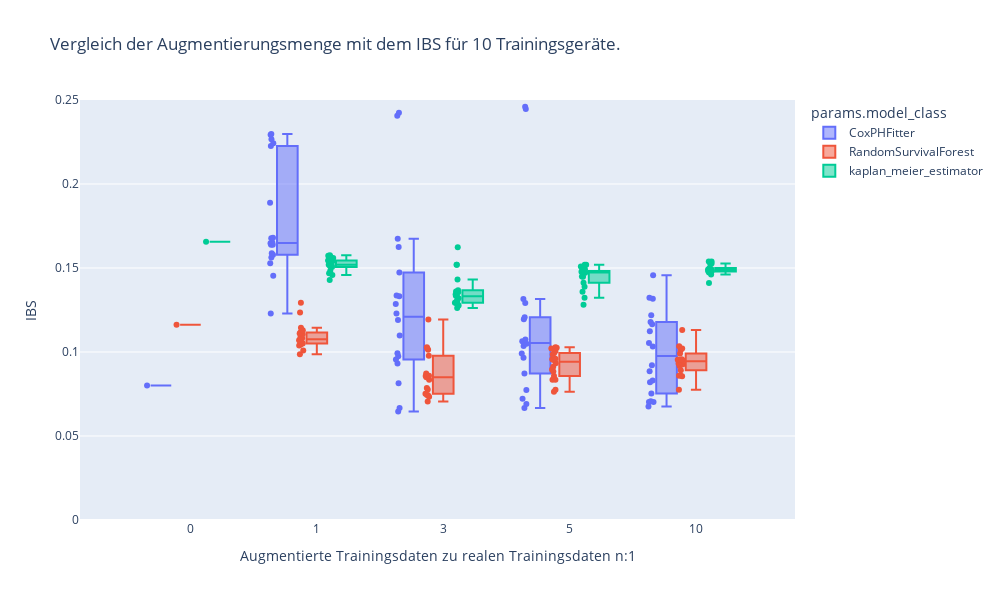
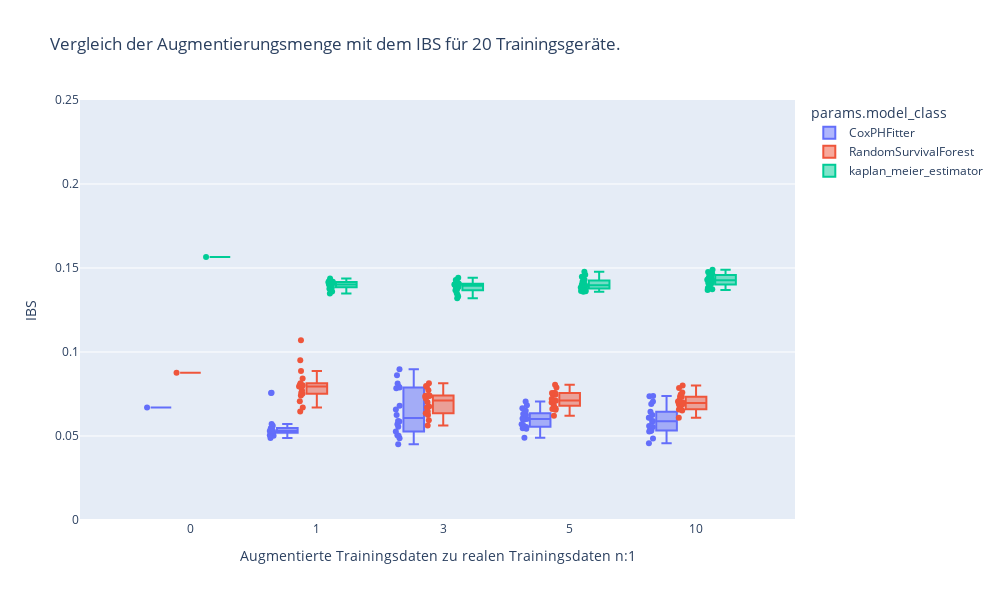

Write notebook code for charts like these, in order.
### Code cell
fig_grid = latex_figs.LatexSubfigureGrid(
    label="comp_n_aug_ibs",
    caption="Vergleich der Augmentierungsmenge mit dem \gls{ibs}, Unterteilt nach Anzahl der Trainingsgeräten.",
)

for n_dev in sorted(runs_df["params.n_dev"].unique(), reverse=False):
    plot_df = runs_df.sort_values(by=["params.model_class"], ascending=True)[
        (runs_df["params.n_dev"] == n_dev)
    ]

    x_order = ["0", "1", "3", "5"]

    title = (
        f"Vergleich der Augmentierungsmenge mit dem IBS für {n_dev} Trainingsgeräte."
    )
    fig = px.box(
        plot_df,
        x="params.n_aug",
        y="metrics.ibs",
        color="params.model_class",
        title=title,
        points="all",
        category_orders={"params.n_aug": x_order},
        width=1000,
        height=600,
    )
    fig.update_yaxes(range=[0, 0.25], title="IBS")
    fig.update_xaxes(title="Augmentierte Trainingsdaten zu realen Trainingsdaten n:1")
    fig.show()
    if SAVE_FIGS:
        subfig = latex_figs.LatexSubfigure(
            f"resources/figures/survival_results/comp_n_aug_{n_dev}_ibs.png",
            fig,
            caption=f"{n_dev} Trainingsgeräte",
        )
        fig_grid.add_subfigure(subfig)
        fig_grid.add_newline()
fig_grid.save_figure()
fig_grid.write_latex_code_to_file(
    "comp_n_aug_ibs.tex"
)

### Figure 1 — Plotly figure (JSON) as saved in the notebook; plotly's stock layout.template omitted (floating-point values rounded to 4 significant figures)
{"data": [{"alignmentgroup": "True", "boxpoints": "all", "hovertemplate": "params.model_class=CoxPHFitter<br>params.n_aug=%{x}<br>metrics.ibs=%{y}<extra></extra>", "legendgroup": "CoxPHFitter", "marker": {"color": "#636efa"}, "name": "CoxPHFitter", "notched": false, "offsetgroup": "CoxPHFitter", "orientation": "v", "showlegend": true, "type": "box", "x": ["3", "5", "5", "3", "1", "1", "3", "3", "1", "3", "3", "10", "1", "1", "3", "10", "1", "10", "10", "1", "5", "3", "10", "3", "10", "3", "1", "1", "3", "10", "10", "5", "5", "3", "5", "5", "3", "10", "1", "1", "5", "5", "1", "5", "3", "10", "10", "3", "1", "0", "3", "1", "5", "5", "10", "5", "5", "10", "5", "1", "1", "3", "3", "10", "5", "10", "10", "1", "10", "5", "10", "5", "1"], "x0": " ", "xaxis": "x", "y": [0.1624, 0.09916, 0.246, 0.1332, 0.1638, 0.2243, 0.0956, 0.1336, 0.168, 0.09919, 0.06457, 0.09215, 0.1229, 0.1647, 0.1229, 0.1032, 0.1888, 0.1054, 0.07025, 0.158, 0.1063, 0.1098, 0.06762, 0.1674, 0.1179, 0.1285, 0.1638, 0.2293, 0.119, 0.08204, 0.1123, 0.105, 0.07742, 0.09752, 0.08717, 0.09653, 0.06662, 0.07532, 0.2267, 0.2227, 0.1196, 0.1057, 0.1528, 0.1207, 0.2425, 0.07063, 0.1457, 0.08136, 0.1651, 0.08005, 0.09319, 0.1563, 0.07216, 0.1291, 0.0703, 0.06669, 0.1315, 0.08305, 0.1074, 0.1678, 0.1588, 0.1473, 0.2406, 0.1165, 0.1036, 0.1219, 0.1317, 0.2298, 0.08857, 0.069, 0.1323, 0.2446, 0.1454], "y0": " ", "yaxis": "y"}, {"alignmentgroup": "True", "boxpoints": "all", "hovertemplate": "params.model_class=RandomSurvivalForest<br>params.n_aug=%{x}<br>metrics.ibs=%{y}<extra></extra>", "legendgroup": "RandomSurvivalForest", "marker": {"color": "#EF553B"}, "name": "RandomSurvivalForest", "notched": false, "offsetgroup": "RandomSurvivalForest", "orientation": "v", "showlegend": true, "type": "box", "x": ["5", "10", "5", "3", "1", "3", "5", "3", "10", "1", "10", "3", "5", "5", "10", "3", "1", "10", "10", "1", "10", "5", "5", "5", "1", "10", "1", "10", "10", "3", "5", "1", "1", "1", "1", "10", "10", "10", "1", "3", "3", "3", "5", "10", "3", "0", "5", "3", "10", "5", "10", "1", "10", "3", "3", "1", "3", "3", "1", "5", "5", "1", "1", "5", "5", "3", "5", "3", "10", "1", "3", "5", "1"], "x0": " ", "xaxis": "x", "y": [0.09602, 0.09532, 0.07749, 0.08714, 0.1116, 0.1028, 0.09524, 0.09775, 0.08609, 0.1044, 0.1022, 0.07422, 0.0933, 0.09844, 0.1035, 0.07857, 0.1144, 0.09163, 0.08585, 0.1236, 0.08553, 0.07629, 0.08565, 0.08963, 0.1106, 0.09913, 0.113, 0.09253, 0.1132, 0.07766, 0.1021, 0.1061, 0.1294, 0.1081, 0.101, 0.08918, 0.09572, 0.09319, 0.1039, 0.0744, 0.08504, 0.08351, 0.1025, 0.07753, 0.1022, 0.1162, 0.09562, 0.07331, 0.09558, 0.09118, 0.1011, 0.1087, 0.09508, 0.07512, 0.08582, 0.1111, 0.0706, 0.1013, 0.107, 0.0835, 0.09939, 0.1052, 0.1055, 0.1028, 0.08342, 0.08569, 0.08842, 0.08481, 0.09385, 0.1051, 0.1193, 0.1006, 0.0986], "y0": " ", "yaxis": "y"}, {"alignmentgroup": "True", "boxpoints": "all", "hovertemplate": "params.model_class=kaplan_meier_estimator<br>params.n_aug=%{x}<br>metrics.ibs=%{y}<extra></extra>", "legendgroup": "kaplan_meier_estimator", "marker": {"color": "#00cc96"}, "name": "kaplan_meier_estimator", "notched": false, "offsetgroup": "kaplan_meier_estimator", "orientation": "v", "showlegend": true, "type": "box", "x": ["1", "1", "1", "10", "3", "5", "10", "3", "10", "10", "5", "1", "5", "10", "5", "10", "1", "5", "3", "10", "10", "3", "3", "3", "1", "1", "3", "5", "5", "5", "3", "1", "10", "3", "0", "3", "5", "10", "3", "1", "1", "10", "1", "3", "5", "1", "3", "3", "1", "5", "1", "3", "10", "5", "5", "10", "10", "5", "1", "1", "3", "10", "1", "5", "5", "10", "1", "10", "5", "10", "3", "3", "5"], "x0": " ", "xaxis": "x", "y": [0.1576, 0.152, 0.1542, 0.1488, 0.1624, 0.1483, 0.1482, 0.152, 0.1473, 0.1481, 0.152, 0.1484, 0.1475, 0.1538, 0.1448, 0.1527, 0.1545, 0.1479, 0.1293, 0.1538, 0.1493, 0.1334, 0.1277, 0.136, 0.1458, 0.1469, 0.1301, 0.152, 0.1471, 0.1449, 0.1431, 0.1513, 0.1499, 0.152, 0.1656, 0.1262, 0.1509, 0.1461, 0.1285, 0.1508, 0.1574, 0.1494, 0.1507, 0.132, 0.1482, 0.152, 0.1367, 0.1356, 0.1545, 0.1359, 0.1429, 0.1291, 0.1527, 0.1478, 0.1413, 0.1479, 0.1492, 0.1493, 0.1533, 0.1559, 0.1298, 0.1475, 0.1509, 0.1389, 0.1469, 0.1411, 0.157, 0.148, 0.1281, 0.1487, 0.1331, 0.1344, 0.1323], "y0": " ", "yaxis": "y"}], "layout": {"boxmode": "group", "height": 600, "legend": {"title": {"text": "params.model_class"}, "tracegroupgap": 0}, "title": {"text": "Vergleich der Augmentierungsmenge mit dem IBS für 10 Trainingsgeräte."}, "width": 1000, "xaxis": {"anchor": "y", "categoryarray": ["0", "1", "3", "5"], "categoryorder": "array", "domain": [0, 1], "title": {"text": "Augmentierte Trainingsdaten zu realen Trainingsdaten n:1"}}, "yaxis": {"anchor": "x", "domain": [0, 1], "range": [0, 0.25], "title": {"text": "IBS"}}}}

### Figure 2 — Plotly figure (JSON) as saved in the notebook; plotly's stock layout.template omitted (floating-point values rounded to 4 significant figures)
{"data": [{"alignmentgroup": "True", "boxpoints": "all", "hovertemplate": "params.model_class=CoxPHFitter<br>params.n_aug=%{x}<br>metrics.ibs=%{y}<extra></extra>", "legendgroup": "CoxPHFitter", "marker": {"color": "#636efa"}, "name": "CoxPHFitter", "notched": false, "offsetgroup": "CoxPHFitter", "orientation": "v", "showlegend": true, "type": "box", "x": ["5", "5", "1", "10", "10", "5", "3", "1", "10", "5", "1", "3", "5", "3", "10", "3", "3", "3", "10", "5", "3", "5", "1", "10", "3", "3", "1", "3", "1", "3", "5", "3", "3", "5", "1", "1", "1", "10", "10", "3", "1", "1", "10", "10", "10", "3", "3", "3", "1", "5", "1", "10", "1", "5", "10", "5", "5", "1", "3", "0", "5", "10", "1", "10", "1", "5", "5", "10", "1", "5", "10", "10", "5"], "x0": " ", "xaxis": "x", "y": [0.0631, 0.06501, 0.05047, 0.04857, 0.059, 0.06358, 0.05696, 0.07574, 0.06254, 0.06005, 0.05019, 0.04506, 0.05701, 0.07954, 0.06906, 0.08623, 0.06257, 0.05867, 0.0457, 0.0554, 0.05043, 0.0705, 0.05251, 0.07368, 0.08122, 0.05887, 0.05609, 0.07837, 0.05294, 0.05273, 0.06044, 0.06796, 0.06585, 0.05428, 0.05102, 0.05722, 0.05187, 0.07055, 0.05589, 0.05553, 0.05241, 0.05209, 0.05376, 0.07384, 0.06108, 0.0788, 0.04868, 0.05018, 0.05445, 0.04891, 0.05328, 0.05329, 0.05481, 0.0683, 0.05845, 0.05463, 0.05612, 0.05332, 0.08976, 0.06697, 0.0665, 0.05274, 0.0532, 0.06436, 0.04884, 0.06029, 0.05555, 0.0553, 0.07556, 0.05959, 0.053, 0.06087, 0.06245], "y0": " ", "yaxis": "y"}, {"alignmentgroup": "True", "boxpoints": "all", "hovertemplate": "params.model_class=RandomSurvivalForest<br>params.n_aug=%{x}<br>metrics.ibs=%{y}<extra></extra>", "legendgroup": "RandomSurvivalForest", "marker": {"color": "#EF553B"}, "name": "RandomSurvivalForest", "notched": false, "offsetgroup": "RandomSurvivalForest", "orientation": "v", "showlegend": true, "type": "box", "x": ["5", "10", "1", "5", "3", "10", "10", "3", "10", "10", "3", "10", "3", "5", "3", "5", "5", "10", "5", "3", "10", "5", "10", "5", "10", "3", "5", "3", "10", "1", "1", "5", "5", "10", "10", "10", "3", "3", "0", "1", "3", "1", "5", "1", "10", "3", "3", "1", "1", "1", "3", "5", "1", "5", "1", "1", "5", "1", "5", "3", "1", "3", "1", "3", "3", "10", "1", "1", "5", "10", "1", "5", "10"], "x0": " ", "xaxis": "x", "y": [0.07567, 0.07333, 0.0757, 0.07098, 0.07317, 0.07335, 0.0689, 0.0636, 0.06584, 0.08006, 0.06248, 0.06518, 0.08143, 0.06795, 0.05933, 0.07083, 0.07471, 0.06902, 0.0699, 0.07383, 0.06087, 0.06637, 0.07863, 0.06954, 0.06823, 0.05622, 0.0746, 0.06465, 0.06598, 0.08015, 0.06695, 0.06569, 0.06206, 0.07048, 0.06595, 0.07593, 0.07923, 0.0669, 0.0876, 0.0796, 0.07221, 0.07964, 0.0789, 0.07066, 0.07008, 0.0634, 0.07004, 0.08867, 0.0751, 0.07941, 0.07719, 0.07201, 0.06459, 0.07126, 0.08419, 0.08142, 0.08048, 0.09502, 0.07565, 0.07981, 0.07939, 0.07398, 0.0771, 0.0676, 0.07408, 0.07469, 0.07406, 0.08038, 0.07558, 0.07113, 0.107, 0.06606, 0.06929], "y0": " ", "yaxis": "y"}, {"alignmentgroup": "True", "boxpoints": "all", "hovertemplate": "params.model_class=kaplan_meier_estimator<br>params.n_aug=%{x}<br>metrics.ibs=%{y}<extra></extra>", "legendgroup": "kaplan_meier_estimator", "marker": {"color": "#00cc96"}, "name": "kaplan_meier_estimator", "notched": false, "offsetgroup": "kaplan_meier_estimator", "orientation": "v", "showlegend": true, "type": "box", "x": ["10", "5", "5", "3", "3", "1", "3", "5", "5", "3", "1", "1", "10", "1", "1", "3", "3", "10", "1", "5", "5", "3", "1", "10", "1", "10", "5", "1", "10", "5", "1", "3", "1", "3", "3", "1", "1", "1", "1", "10", "5", "5", "0", "1", "3", "3", "10", "5", "10", "10", "10", "10", "5", "10", "5", "10", "10", "5", "10", "10", "5", "3", "3", "5", "1", "1", "5", "5", "3", "3", "3", "3", "10"], "x0": " ", "xaxis": "x", "y": [0.1431, 0.1402, 0.1461, 0.1402, 0.1352, 0.1398, 0.1402, 0.1359, 0.1448, 0.1402, 0.1421, 0.1376, 0.1406, 0.1418, 0.1437, 0.1406, 0.1395, 0.1426, 0.1416, 0.143, 0.1402, 0.1415, 0.1409, 0.1413, 0.1395, 0.1374, 0.1362, 0.1386, 0.1458, 0.1425, 0.136, 0.1413, 0.1402, 0.1368, 0.134, 0.1402, 0.1416, 0.1384, 0.1349, 0.149, 0.1379, 0.1385, 0.1565, 0.1402, 0.1428, 0.132, 0.1411, 0.1384, 0.1439, 0.1464, 0.1402, 0.1465, 0.1378, 0.1427, 0.14, 0.1369, 0.1446, 0.1477, 0.1476, 0.1402, 0.1361, 0.1388, 0.1442, 0.1394, 0.1421, 0.1411, 0.142, 0.137, 0.1375, 0.133, 0.1381, 0.1393, 0.1381], "y0": " ", "yaxis": "y"}], "layout": {"boxmode": "group", "height": 600, "legend": {"title": {"text": "params.model_class"}, "tracegroupgap": 0}, "title": {"text": "Vergleich der Augmentierungsmenge mit dem IBS für 20 Trainingsgeräte."}, "width": 1000, "xaxis": {"anchor": "y", "categoryarray": ["0", "1", "3", "5"], "categoryorder": "array", "domain": [0, 1], "title": {"text": "Augmentierte Trainingsdaten zu realen Trainingsdaten n:1"}}, "yaxis": {"anchor": "x", "domain": [0, 1], "range": [0, 0.25], "title": {"text": "IBS"}}}}
